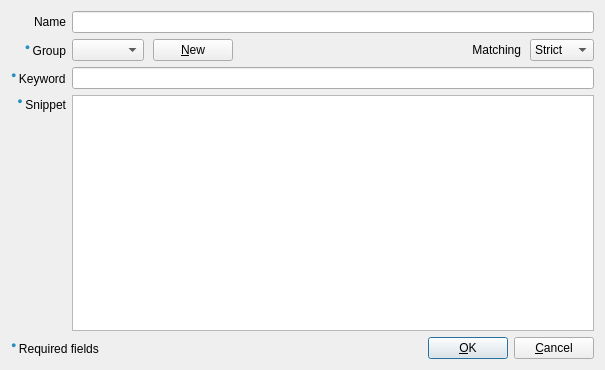
<?xml version="1.0" encoding="UTF-8"?>
<ui version="4.0">
 <class>ComboDialog</class>
 <widget class="QDialog" name="ComboDialog">
  <property name="geometry">
   <rect>
    <x>0</x>
    <y>0</y>
    <width>605</width>
    <height>370</height>
   </rect>
  </property>
  <property name="windowTitle">
   <string notr="true">#Dialog</string>
  </property>
  <layout class="QVBoxLayout" name="verticalLayout">
   <item>
    <layout class="QGridLayout" name="gridLayout">
     <item row="2" column="1">
      <widget class="QLineEdit" name="editKeyword"/>
     </item>
     <item row="2" column="0">
      <widget class="QLabel" name="labelKeyword">
       <property name="text">
        <string>&lt;html&gt;&lt;head/&gt;&lt;body&gt;&lt;p&gt;&lt;span style=&quot; font-size:11pt; color:#258fc0; vertical-align:super;&quot;&gt;● &lt;/span&gt;Keyword&lt;/p&gt;&lt;/body&gt;&lt;/html&gt;</string>
       </property>
      </widget>
     </item>
     <item row="3" column="0">
      <widget class="QLabel" name="labelSnippet">
       <property name="text">
        <string>&lt;html&gt;&lt;head/&gt;&lt;body&gt;&lt;p&gt;&lt;span style=&quot; font-size:11pt; color:#258fc0; vertical-align:super;&quot;&gt;● &lt;/span&gt;Snippet&lt;/p&gt;&lt;/body&gt;&lt;/html&gt;</string>
       </property>
       <property name="alignment">
        <set>Qt::AlignRight|Qt::AlignTrailing|Qt::AlignVCenter</set>
       </property>
      </widget>
     </item>
     <item row="1" column="0">
      <widget class="QLabel" name="labelGroup">
       <property name="text">
        <string>&lt;html&gt;&lt;head/&gt;&lt;body&gt;&lt;p&gt;&lt;span style=&quot; font-size:11pt; color:#258fc0; vertical-align:super;&quot;&gt;● &lt;/span&gt;Group&lt;/p&gt;&lt;/body&gt;&lt;/html&gt;</string>
       </property>
       <property name="alignment">
        <set>Qt::AlignRight|Qt::AlignTrailing|Qt::AlignVCenter</set>
       </property>
      </widget>
     </item>
     <item row="4" column="0">
      <spacer name="verticalSpacer_2">
       <property name="orientation">
        <enum>Qt::Vertical</enum>
       </property>
       <property name="sizeHint" stdset="0">
        <size>
         <width>20</width>
         <height>40</height>
        </size>
       </property>
      </spacer>
     </item>
     <item row="0" column="1">
      <widget class="QLineEdit" name="editName"/>
     </item>
     <item row="0" column="0">
      <widget class="QLabel" name="labelName">
       <property name="text">
        <string>&lt;html&gt;&lt;head/&gt;&lt;body&gt;&lt;p align=&quot;right&quot;&gt;Name&lt;/p&gt;&lt;/body&gt;&lt;/html&gt;</string>
       </property>
      </widget>
     </item>
     <item row="3" column="1" rowspan="2">
      <widget class="QPlainTextEdit" name="editSnippet">
       <property name="contextMenuPolicy">
        <enum>Qt::CustomContextMenu</enum>
       </property>
      </widget>
     </item>
     <item row="1" column="1">
      <layout class="QHBoxLayout" name="horizontalLayout">
       <property name="spacing">
        <number>9</number>
       </property>
       <item>
        <widget class="GroupComboBox" name="comboGroup">
         <property name="sizeAdjustPolicy">
          <enum>QComboBox::AdjustToContents</enum>
         </property>
        </widget>
       </item>
       <item>
        <widget class="QPushButton" name="buttonNewGroup">
         <property name="text">
          <string>&amp;New</string>
         </property>
        </widget>
       </item>
       <item>
        <spacer name="horizontalSpacer_2">
         <property name="orientation">
          <enum>Qt::Horizontal</enum>
         </property>
         <property name="sizeHint" stdset="0">
          <size>
           <width>40</width>
           <height>20</height>
          </size>
         </property>
        </spacer>
       </item>
       <item>
        <widget class="QLabel" name="labelMatching">
         <property name="text">
          <string>Matching</string>
         </property>
         <property name="alignment">
          <set>Qt::AlignRight|Qt::AlignTrailing|Qt::AlignVCenter</set>
         </property>
        </widget>
       </item>
       <item>
        <widget class="QComboBox" name="comboMatching">
         <item>
          <property name="text">
           <string>Strict</string>
          </property>
         </item>
         <item>
          <property name="text">
           <string>Loose</string>
          </property>
         </item>
        </widget>
       </item>
      </layout>
     </item>
    </layout>
   </item>
   <item>
    <layout class="QHBoxLayout" name="spacer_2">
     <property name="spacing">
      <number>6</number>
     </property>
     <property name="leftMargin">
      <number>0</number>
     </property>
     <property name="topMargin">
      <number>0</number>
     </property>
     <property name="rightMargin">
      <number>0</number>
     </property>
     <property name="bottomMargin">
      <number>0</number>
     </property>
     <item>
      <widget class="QLabel" name="label">
       <property name="text">
        <string>&lt;html&gt;&lt;head/&gt;&lt;body&gt;&lt;p&gt;&lt;span style=&quot; font-size:11pt; color:#258fc0; vertical-align:super;&quot;&gt;● &lt;/span&gt;Required fields&lt;/p&gt;&lt;/body&gt;&lt;/html&gt;</string>
       </property>
      </widget>
     </item>
     <item>
      <spacer name="spacer">
       <property name="orientation">
        <enum>Qt::Horizontal</enum>
       </property>
       <property name="sizeHint" stdset="0">
        <size>
         <width>131</width>
         <height>5</height>
        </size>
       </property>
      </spacer>
     </item>
     <item>
      <widget class="QPushButton" name="buttonOk">
       <property name="text">
        <string>&amp;OK</string>
       </property>
       <property name="default">
        <bool>true</bool>
       </property>
      </widget>
     </item>
     <item>
      <widget class="QPushButton" name="buttonCancel">
       <property name="text">
        <string>&amp;Cancel</string>
       </property>
      </widget>
     </item>
    </layout>
   </item>
  </layout>
 </widget>
 <customwidgets>
  <customwidget>
   <class>GroupComboBox</class>
   <extends>QComboBox</extends>
   <header>Group/GroupComboBox.h</header>
  </customwidget>
 </customwidgets>
 <tabstops>
  <tabstop>editName</tabstop>
  <tabstop>comboGroup</tabstop>
  <tabstop>buttonNewGroup</tabstop>
  <tabstop>comboMatching</tabstop>
  <tabstop>editKeyword</tabstop>
  <tabstop>editSnippet</tabstop>
  <tabstop>buttonOk</tabstop>
  <tabstop>buttonCancel</tabstop>
 </tabstops>
 <resources/>
 <connections>
  <connection>
   <sender>buttonCancel</sender>
   <signal>clicked()</signal>
   <receiver>ComboDialog</receiver>
   <slot>reject()</slot>
   <hints>
    <hint type="sourcelabel">
     <x>551</x>
     <y>334</y>
    </hint>
    <hint type="destinationlabel">
     <x>179</x>
     <y>282</y>
    </hint>
   </hints>
  </connection>
  <connection>
   <sender>editKeyword</sender>
   <signal>textChanged(QString)</signal>
   <receiver>ComboDialog</receiver>
   <slot>updateGui()</slot>
   <hints>
    <hint type="sourcelabel">
     <x>364</x>
     <y>83</y>
    </hint>
    <hint type="destinationlabel">
     <x>280</x>
     <y>183</y>
    </hint>
   </hints>
  </connection>
  <connection>
   <sender>editSnippet</sender>
   <signal>textChanged()</signal>
   <receiver>ComboDialog</receiver>
   <slot>updateGui()</slot>
   <hints>
    <hint type="sourcelabel">
     <x>280</x>
     <y>207</y>
    </hint>
    <hint type="destinationlabel">
     <x>280</x>
     <y>183</y>
    </hint>
   </hints>
  </connection>
  <connection>
   <sender>comboGroup</sender>
   <signal>currentIndexChanged(int)</signal>
   <receiver>ComboDialog</receiver>
   <slot>updateGui()</slot>
   <hints>
    <hint type="sourcelabel">
     <x>107</x>
     <y>40</y>
    </hint>
    <hint type="destinationlabel">
     <x>551</x>
     <y>45</y>
    </hint>
   </hints>
  </connection>
  <connection>
   <sender>buttonNewGroup</sender>
   <signal>clicked()</signal>
   <receiver>ComboDialog</receiver>
   <slot>onActionNewGroup()</slot>
   <hints>
    <hint type="sourcelabel">
     <x>182</x>
     <y>48</y>
    </hint>
    <hint type="destinationlabel">
     <x>280</x>
     <y>182</y>
    </hint>
   </hints>
  </connection>
  <connection>
   <sender>buttonOk</sender>
   <signal>clicked()</signal>
   <receiver>ComboDialog</receiver>
   <slot>onActionOk()</slot>
   <hints>
    <hint type="sourcelabel">
     <x>433</x>
     <y>343</y>
    </hint>
    <hint type="destinationlabel">
     <x>280</x>
     <y>182</y>
    </hint>
   </hints>
  </connection>
 </connections>
 <slots>
  <slot>onActionOk()</slot>
  <slot>updateGui()</slot>
  <slot>onActionNewGroup()</slot>
 </slots>
</ui>
